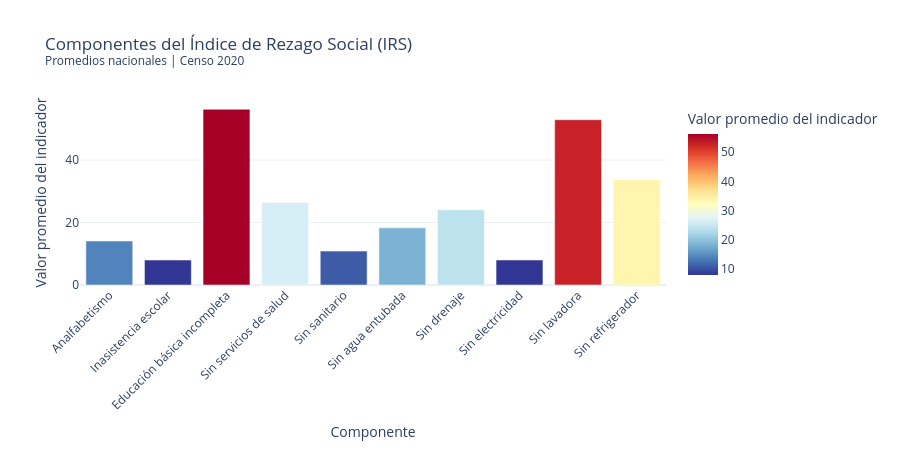

Notebook code cell kept with this figure:
### Markdown cell above
## 📚 Componentes del Índice de Rezago Social

### Code cell
# Mostrar componentes del IRS
componentes_irs = [
    ('i_analf', 'Analfabetismo'),
    ('i_asistesc', 'Inasistencia escolar'),
    ('i_edbasinc', 'Educación básica incompleta'),
    ('i_sdsalud', 'Sin servicios de salud'),
    ('i_nosan', 'Sin sanitario'),
    ('i_noagua', 'Sin agua entubada'),
    ('i_nodren', 'Sin drenaje'),
    ('i_noelec', 'Sin electricidad'),
    ('i_nolav', 'Sin lavadora'),
    ('i_noref', 'Sin refrigerador')
]

# Calcular promedios nacionales
promedios_componentes = []
for col, nombre in componentes_irs:
    if col in irs_df.columns:
        promedio = irs_df[col].mean()
        promedios_componentes.append({'Componente': nombre, 'Promedio Nacional': promedio})

comp_df = pd.DataFrame(promedios_componentes)

# Crear gráfico de barras
fig = px.bar(
    comp_df,
    x='Componente',
    y='Promedio Nacional',
    title='Componentes del Índice de Rezago Social (IRS)<br><sup>Promedios nacionales | Censo 2020</sup>',
    labels={'Promedio Nacional': 'Valor promedio del indicador'},
    color='Promedio Nacional',
    color_continuous_scale='RdYlBu_r'
)

fig.update_layout(
    xaxis_tickangle=-45,
    height=450,
    template='plotly_white',
    showlegend=False
)

fig.show()

print("\n📊 COMPONENTES DEL IRS:")
print("=" * 60)
for _, row in comp_df.iterrows():
    print(f"   • {row['Componente']}: {row['Promedio Nacional']:.3f}")

### Figure 1 — Plotly figure (JSON) as saved in the notebook; plotly's stock layout.template omitted (floating-point values rounded to 4 significant figures)
{"data": [{"hovertemplate": "Componente=%{x}<br>Valor promedio del indicador=%{marker.color}<extra></extra>", "legendgroup": "", "marker": {"color": [14.08, 7.99, 56.24, 26.41, 10.84, 18.31, 24.07, 7.993, 52.88, 33.72], "coloraxis": "coloraxis", "pattern": {"shape": ""}}, "name": "", "orientation": "v", "showlegend": false, "textposition": "auto", "type": "bar", "x": ["Analfabetismo", "Inasistencia escolar", "Educación básica incompleta", "Sin servicios de salud", "Sin sanitario", "Sin agua entubada", "Sin drenaje", "Sin electricidad", "Sin lavadora", "Sin refrigerador"], "xaxis": "x", "y": [14.08, 7.99, 56.24, 26.41, 10.84, 18.31, 24.07, 7.993, 52.88, 33.72], "yaxis": "y"}], "layout": {"barmode": "relative", "coloraxis": {"colorbar": {"title": {"text": "Valor promedio del indicador"}}, "colorscale": [[0, "rgb(49,54,149)"], [0.1, "rgb(69,117,180)"], [0.2, "rgb(116,173,209)"], [0.3, "rgb(171,217,233)"], [0.4, "rgb(224,243,248)"], [0.5, "rgb(255,255,191)"], [0.6, "rgb(254,224,144)"], [0.7, "rgb(253,174,97)"], [0.8, "rgb(244,109,67)"], [0.9, "rgb(215,48,39)"], [1, "rgb(165,0,38)"]]}, "height": 450, "legend": {"tracegroupgap": 0}, "showlegend": false, "title": {"text": "Componentes del Índice de Rezago Social (IRS)<br><sup>Promedios nacionales | Censo 2020</sup>"}, "xaxis": {"anchor": "y", "domain": [0, 1], "tickangle": -45, "title": {"text": "Componente"}}, "yaxis": {"anchor": "x", "domain": [0, 1], "title": {"text": "Valor promedio del indicador"}}}}
